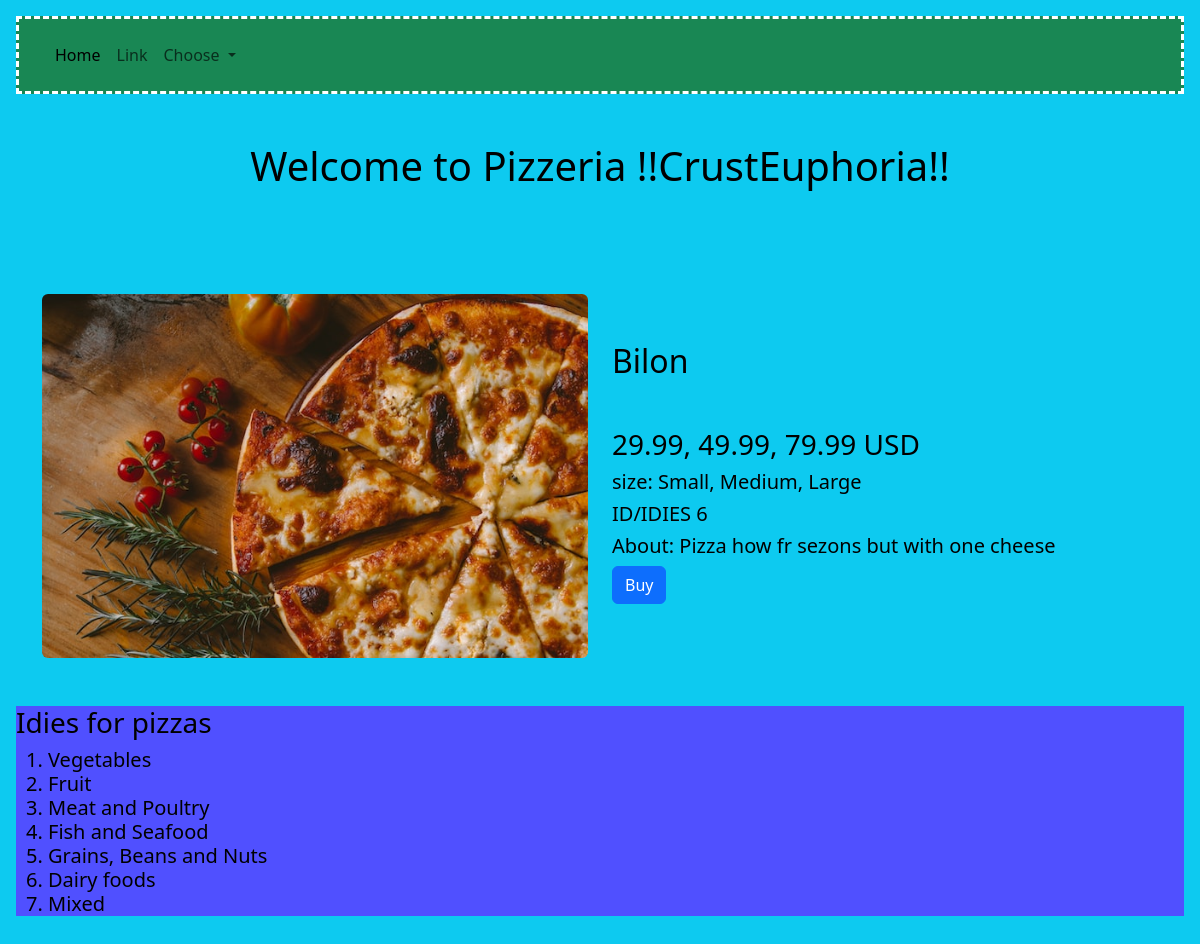
/pizza/6, run on the app's committed database.
### tables this page shows
CREATE TABLE "pizza" (
	"id"	INTEGER,
	"category_id"	INTEGER NOT NULL,
	"title"	TEXT NOT NULL,
	"description"	TEXT,
	"image"	TEXT,
	"price"	REAL NOT NULL DEFAULT '29.99, 49.99, 79.99',
	"size"	TEXT DEFAULT 'Small, Medium, Large',
	"id_category"	NUMERIC NOT NULL DEFAULT 'None',
	FOREIGN KEY("category_id") REFERENCES "categories"("id"),
	PRIMARY KEY("id")
);

### app.py (the view)
@app.route("/pizza/<pizza_id>")
def pizza(pizza_id):
    pizza_obj = db_pizzas.get_pizza(pizza_id)
    return render_template('own_pizza.html', title="Online Pizzeria", pizza = pizza_obj)

### sql_queries.py (called while the page is built)
    def open_pizzas(self): #функція що відкриває базу даних
        self.conn =sqlite3.connect(self.db_name) # з'єднання з базою даних (БД)
        self.cursor = self.conn.cursor() #курсор (посилання) на БД

    def close_pizzas(self): #функція що закриває базу даних
        self.cursor.close()
        self.conn.close()

    def get_pizza(self, id):
        self.open_pizzas()
        self.cursor.execute("SELECT * FROM pizza WHERE id==(?)", [id])
        data_one_pizza = self.cursor.fetchone()
        self.close_pizzas()
        return data_one_pizza

### templates/own_pizza.html
{% extends 'base.html' %}
{% block content %}
<div class="container py-5 one_pizza">
    <div class="row">
    <div class="col-12 col-lg-6">
        <img src="{{ url_for('static', filename='img/' + pizza[4]) }}" alt="" class="rounded img-fluid">
    </div>
    <div class="col-12 col-lg-6">
        <h2 class="mr-5 ml-5 mb-5 mt-5">{{pizza[2]}}</h2>
        <h3>{{pizza[5]}} USD</h3>
        <h5>size: {{pizza[6]}}</h5>
        <h5>ID/IDIES {{pizza[7]}}</h5>
        <h5>About: {{pizza[3]}}</h5>
        <a class="btn btn-primary" href="{{ url_for('order_pizza', pizza_id = pizza[0]) }}" role="button">Buy</a>
    </div>
    </div>
</div>
{% endblock content %}

### data on the page
pizza: image (picture), title "Bilon", price "29.99, 49.99, 79.99", size "Small, Medium, Large", id_category "6", description "Pizza how fr sezons but with one cheese"
